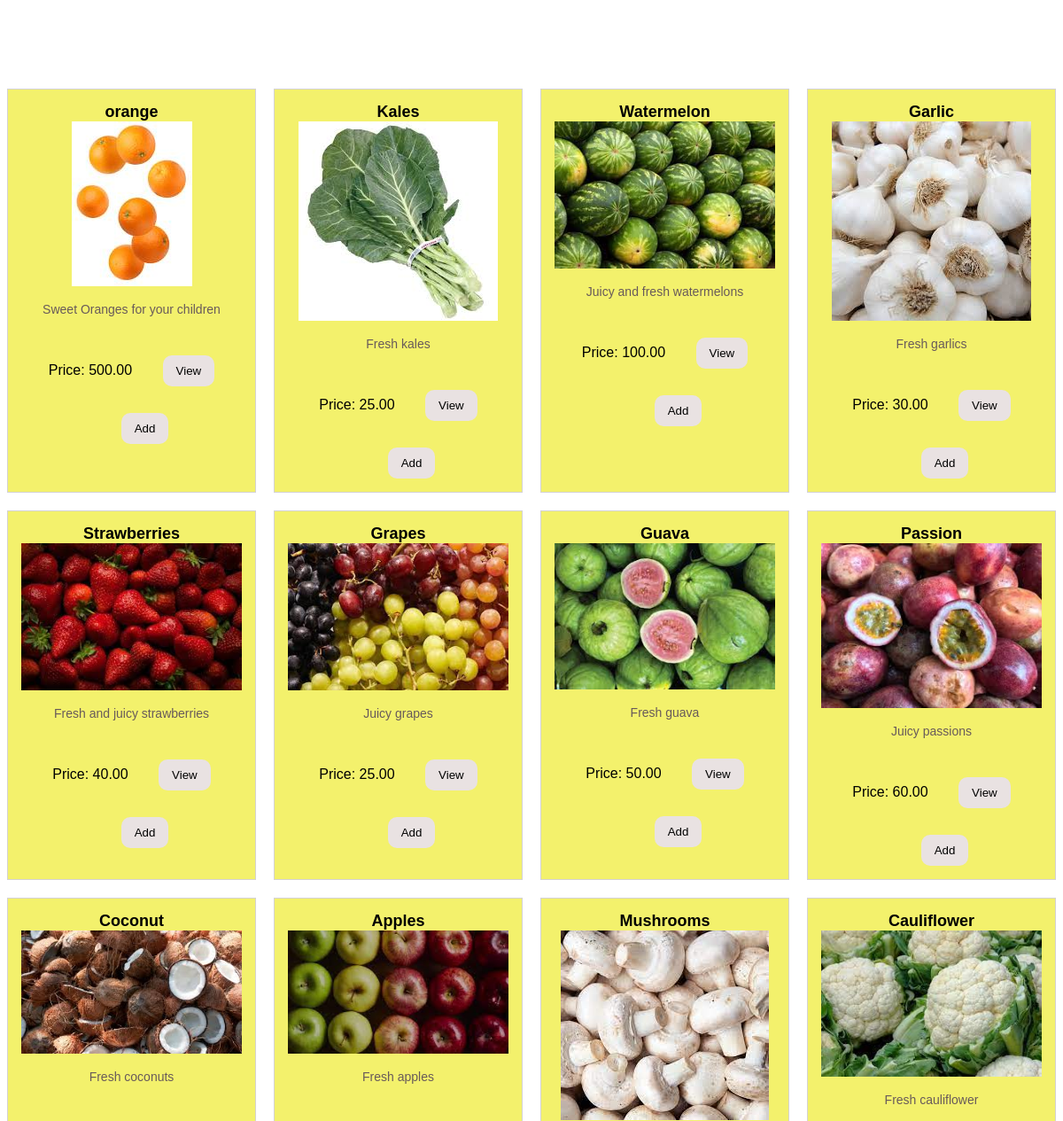
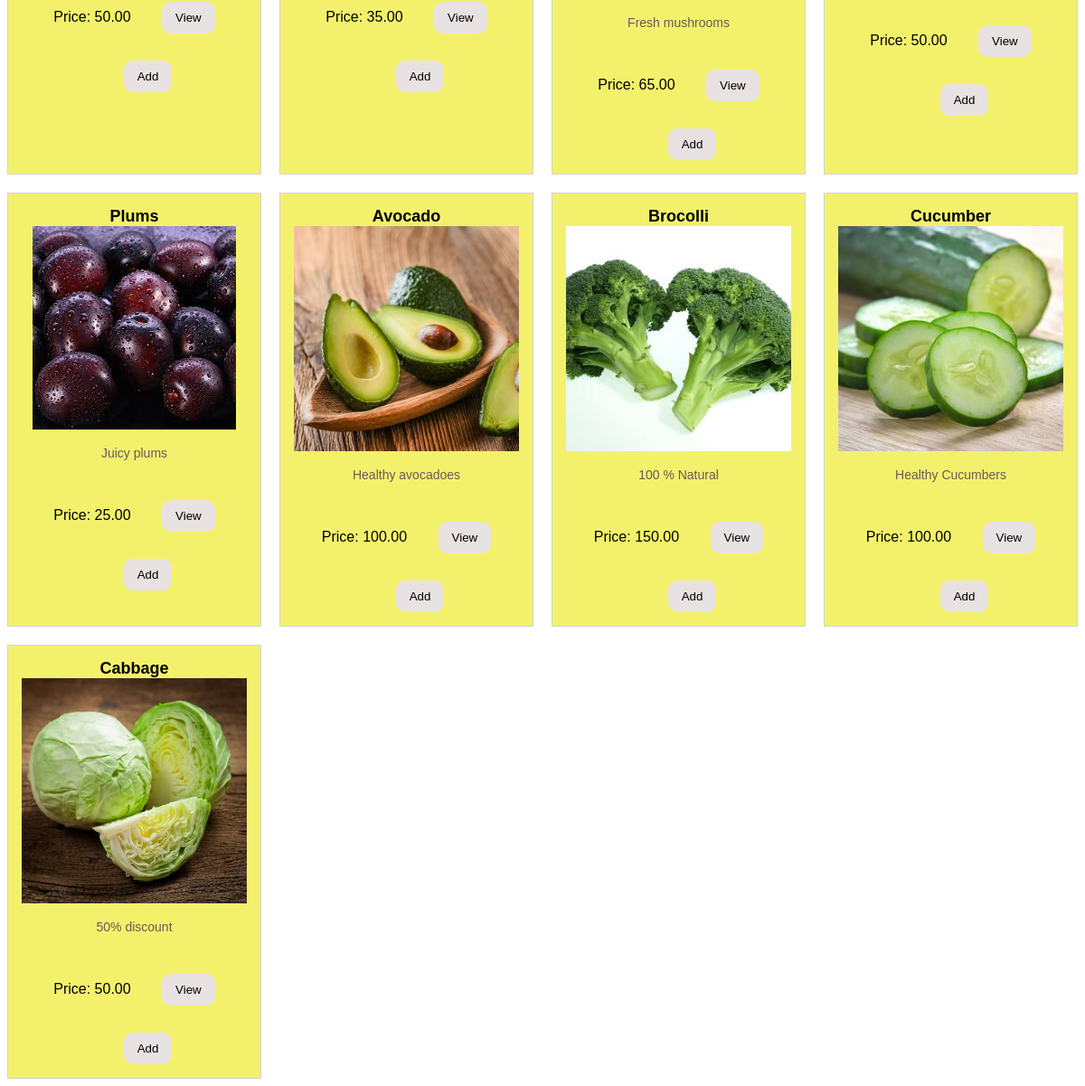
/inventory/products/list, run on the app's committed database (2 pictures, top to bottom).
### inventory/models.py (models this page shows, shortened)
class Product(models.Model):
    vendor = models.ForeignKey(Vendor, on_delete=models.CASCADE)
    name = models.CharField(max_length=32)
    description = models.TextField()
    image = models.ImageField(upload_to="images/")
    price = models.DecimalField(max_digits=6,decimal_places=2)
    stock = models.PositiveIntegerField()
    date_created = models.DateTimeField(auto_now_add=True)
    date_updated = models.DateTimeField(auto_now=True)#to update the date

### inventory/views.py (the view)
# urls.py: path("products/list",products_list,name="products_list_view"),
def products_list(request):
    products = Product.objects.all()
    return render (request, "inventory/products_list.html", {"products": products})

### templates/inventory/products_list.html (shortened to what this page needs)
<!DOCTYPE html>
<html lang="en">
<head>
</head>
<body>
    <div class="products-container">
        {% for product in products %}
            <div class="product-card">
                <h4 class="product-title">{{ product.name }}</h4>
                <img class="product-image" src="{{ product.image.url }}" alt="Image">
                <p class="product-description">{{ product.description }}</p>
                <span class="product-price">Price: {{ product.price }}</span>
                <a href="{% url 'product_detail_view' product.id %}" class="view-product-link"><button>View</button></a>
                <a href="{% url 'product_edit_view' product.id %}" class="edit-product-link"><button>Add</button></a>
            </div>
        {% endfor %}
    </div>
</body>
</html>

### templates/inventory/products_list.html (style rules this page uses)
body { font-family: Arial, sans-serif; }
.products-container { display: grid; grid-template-columns: repeat(4, 1fr); gap: 20px; margin-top: 100px; }
.product-card { border: 1px solid #d4d2d2; padding: 15px; background-color: rgb(243, 241, 108); text-align: center; }
.product-title { font-size: 18px; margin: 0; }
.product-image { max-width: 100%; height: auto; }
.product-description { font-size: 14px; color: #685a5a; }
.product-price { font-weight: small; color: #000000; }
.view-product-link, .edit-product-link { display: inline-block; margin-top: 10px; }
.view-product-link button, .edit-product-link button { background-color: #e9e2e2; color: #000000; border: none; margin-top: 20px; margin-left: 30px; border-radius: 10px; padding: 10px 15px; cursor: pointer; }

### data on the page
Product: name "orange", image (picture), description "Sweet Oranges for your children", price "500.00"
Product: name "Kales", image (picture), description "Fresh kales", price "25.00"
Product: name "Watermelon", image (picture), description "Juicy and fresh watermelons", price "100.00"
Product: name "Garlic", image (picture), description "Fresh garlics", price "30.00"
Product: name "Strawberries", image (picture), description "Fresh and juicy strawberries", price "40.00"
Product: name "Grapes", image (picture), description "Juicy grapes", price "25.00"
Product: name "Guava", image (picture), description "Fresh guava", price "50.00"
Product: name "Passion", image (picture), description "Juicy passions", price "60.00"
Product: name "Coconut", image (picture), description "Fresh coconuts", price "50.00"
Product: name "Apples", image (picture), description "Fresh apples", price "35.00"
Product: name "Mushrooms", image (picture), description "Fresh mushrooms", price "65.00"
Product: name "Cauliflower", image (picture), description "Fresh cauliflower", price "50.00"
Product: name "Plums", image (picture), description "Juicy plums", price "25.00"
Product: name "Avocado", image (picture), description "Healthy avocadoes", price "100.00"
Product: name "Brocolli", image (picture), description "100 % Natural", price "150.00"
Product: name "Cucumber", image (picture), description "Healthy Cucumbers", price "100.00"
Product: name "Cabbage", image (picture), description "50% discount", price "50.00"
